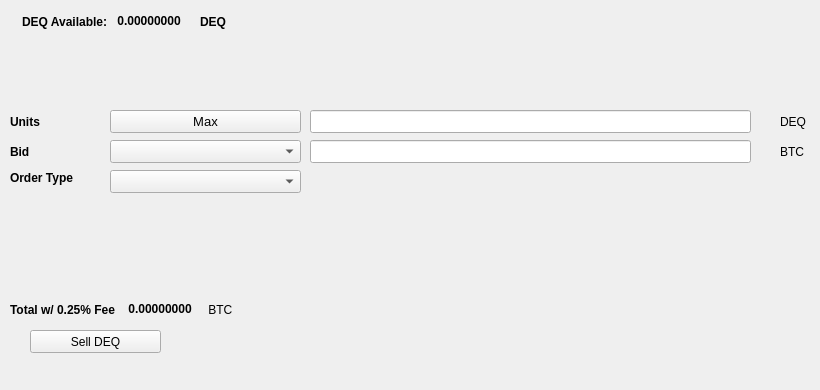
   <widget class="QWidget" name="SellTab">
    <attribute name="title">
     <string>Sell</string>
    </attribute>
    <widget class="QLabel" name="label_16">
     <property name="geometry">
      <rect>
       <x>780</x>
       <y>140</y>
       <width>31</width>
       <height>23</height>
      </rect>
     </property>
     <property name="text">
      <string>BTC</string>
     </property>
    </widget>
    <widget class="QComboBox" name="SellBidcomboBox">
     <property name="geometry">
      <rect>
       <x>110</x>
       <y>140</y>
       <width>191</width>
       <height>23</height>
      </rect>
     </property>
     <property name="font">
      <font>
       <pointsize>10</pointsize>
      </font>
     </property>
    </widget>
    <widget class="QLabel" name="label_18">
     <property name="geometry">
      <rect>
       <x>10</x>
       <y>110</y>
       <width>46</width>
       <height>23</height>
      </rect>
     </property>
     <property name="font">
      <font>
       <weight>75</weight>
       <bold>true</bold>
      </font>
     </property>
     <property name="text">
      <string>Units</string>
     </property>
    </widget>
    <widget class="QPushButton" name="Sell_Max_Amount">
     <property name="geometry">
      <rect>
       <x>110</x>
       <y>110</y>
       <width>191</width>
       <height>23</height>
      </rect>
     </property>
     <property name="font">
      <font>
       <pointsize>10</pointsize>
      </font>
     </property>
     <property name="text">
      <string>Max</string>
     </property>
    </widget>
    <widget class="QLabel" name="label_20">
     <property name="geometry">
      <rect>
       <x>10</x>
       <y>170</y>
       <width>91</width>
       <height>16</height>
      </rect>
     </property>
     <property name="font">
      <font>
       <weight>75</weight>
       <bold>true</bold>
      </font>
     </property>
     <property name="text">
      <string>Order Type</string>
     </property>
    </widget>
    <widget class="QComboBox" name="SellOrdertypeCombo">
     <property name="geometry">
      <rect>
       <x>110</x>
       <y>170</y>
       <width>191</width>
       <height>23</height>
      </rect>
     </property>
     <property name="font">
      <font>
       <pointsize>10</pointsize>
      </font>
     </property>
    </widget>
    <widget class="QLabel" name="label_21">
     <property name="geometry">
      <rect>
       <x>10</x>
       <y>140</y>
       <width>46</width>
       <height>23</height>
      </rect>
     </property>
     <property name="font">
      <font>
       <weight>75</weight>
       <bold>true</bold>
      </font>
     </property>
     <property name="text">
      <string>Bid</string>
     </property>
    </widget>
    <widget class="QLabel" name="label_22">
     <property name="geometry">
      <rect>
       <x>780</x>
       <y>110</y>
       <width>31</width>
       <height>23</height>
      </rect>
     </property>
     <property name="text">
      <string>DEQ</string>
     </property>
    </widget>
    <widget class="QLineEdit" name="UnitsInputDEQ">
     <property name="geometry">
      <rect>
       <x>310</x>
       <y>110</y>
       <width>441</width>
       <height>23</height>
      </rect>
     </property>
     <property name="font">
      <font>
       <pointsize>9</pointsize>
       <weight>75</weight>
       <bold>true</bold>
      </font>
     </property>
    </widget>
    <widget class="QLineEdit" name="SellBidPriceEdit">
     <property name="geometry">
      <rect>
       <x>310</x>
       <y>140</y>
       <width>441</width>
       <height>23</height>
      </rect>
     </property>
     <property name="font">
      <font>
       <pointsize>9</pointsize>
       <weight>75</weight>
       <bold>true</bold>
      </font>
     </property>
    </widget>
    <widget class="QPushButton" name="SellDEQBTN">
     <property name="geometry">
      <rect>
       <x>30</x>
       <y>330</y>
       <width>131</width>
       <height>23</height>
      </rect>
     </property>
     <property name="text">
      <string>Sell DEQ</string>
     </property>
     <property name="icon">
      <iconset resource="../dequant">
       <normaloff>:/icons/bitcoin</normaloff>:/icons/bitcoin</iconset>
     </property>
    </widget>
    <widget class="QWidget" name="layoutWidget3">
     <property name="geometry">
      <rect>
       <x>22</x>
       <y>12</y>
       <width>258</width>
       <height>19</height>
      </rect>
     </property>
     <layout class="QHBoxLayout" name="horizontalLayout">
      <item>
       <widget class="QLabel" name="label232_2">
        <property name="font">
         <font>
          <weight>75</weight>
          <bold>true</bold>
         </font>
        </property>
        <property name="text">
         <string>DEQ Available:</string>
        </property>
       </widget>
      </item>
      <item>
       <widget class="QLabel" name="DEQAvailableLabel">
        <property name="palette">
         <palette>
          <active>
           <colorrole role="WindowText">
            <brush brushstyle="SolidPattern">
             <color alpha="255">
              <red>0</red>
              <green>0</green>
              <blue>0</blue>
             </color>
            </brush>
           </colorrole>
           <colorrole role="Button">
            <brush brushstyle="SolidPattern">
             <color alpha="255">
              <red>0</red>
              <green>170</green>
              <blue>0</blue>
             </color>
            </brush>
           </colorrole>
           <colorrole role="Light">
            <brush brushstyle="SolidPattern">
             <color alpha="255">
              <red>0</red>
              <green>255</green>
              <blue>0</blue>
             </color>
            </brush>
           </colorrole>
           <colorrole role="Midlight">
            <brush brushstyle="SolidPattern">
             <color alpha="255">
              <red>0</red>
              <green>212</green>
              <blue>0</blue>
             </color>
            </brush>
           </colorrole>
           <colorrole role="Dark">
            <brush brushstyle="SolidPattern">
             <color alpha="255">
              <red>0</red>
              <green>85</green>
              <blue>0</blue>
             </color>
            </brush>
           </colorrole>
           <colorrole role="Mid">
            <brush brushstyle="SolidPattern">
             <color alpha="255">
              <red>0</red>
              <green>113</green>
              <blue>0</blue>
             </color>
            </brush>
           </colorrole>
           <colorrole role="Text">
            <brush brushstyle="SolidPattern">
             <color alpha="255">
              <red>0</red>
              <green>170</green>
              <blue>0</blue>
             </color>
            </brush>
           </colorrole>
           <colorrole role="BrightText">
            <brush brushstyle="SolidPattern">
             <color alpha="255">
              <red>255</red>
              <green>255</green>
              <blue>255</blue>
             </color>
            </brush>
           </colorrole>
           <colorrole role="ButtonText">
            <brush brushstyle="SolidPattern">
             <color alpha="255">
              <red>0</red>
              <green>0</green>
              <blue>0</blue>
             </color>
            </brush>
           </colorrole>
           <colorrole role="Base">
            <brush brushstyle="SolidPattern">
             <color alpha="255">
              <red>255</red>
              <green>255</green>
              <blue>255</blue>
             </color>
            </brush>
           </colorrole>
           <colorrole role="Window">
            <brush brushstyle="SolidPattern">
             <color alpha="255">
              <red>0</red>
              <green>170</green>
              <blue>0</blue>
             </color>
            </brush>
           </colorrole>
           <colorrole role="Shadow">
            <brush brushstyle="SolidPattern">
             <color alpha="255">
              <red>0</red>
              <green>0</green>
              <blue>0</blue>
             </color>
            </brush>
           </colorrole>
           <colorrole role="AlternateBase">
            <brush brushstyle="SolidPattern">
             <color alpha="255">
              <red>127</red>
              <green>212</green>
              <blue>127</blue>
             </color>
            </brush>
           </colorrole>
           <colorrole role="ToolTipBase">
            <brush brushstyle="SolidPattern">
             <color alpha="255">
              <red>255</red>
              <green>255</green>
              <blue>220</blue>
             </color>
            </brush>
           </colorrole>
           <colorrole role="ToolTipText">
            <brush brushstyle="SolidPattern">
             <color alpha="255">
              <red>0</red>
              <green>0</green>
              <blue>0</blue>
             </color>
            </brush>
           </colorrole>
          </active>
          <inactive>
           <colorrole role="WindowText">
            <brush brushstyle="SolidPattern">
             <color alpha="255">
              <red>0</red>
              <green>0</green>
              <blue>0</blue>
             </color>
            </brush>
           </colorrole>
           <colorrole role="Button">
            <brush brushstyle="SolidPattern">
             <color alpha="255">
              <red>0</red>
              <green>170</green>
              <blue>0</blue>
             </color>
            </brush>
           </colorrole>
           <colorrole role="Light">
            <brush brushstyle="SolidPattern">
             <color alpha="255">
              <red>0</red>
              <green>255</green>
              <blue>0</blue>
             </color>
            </brush>
           </colorrole>
           <colorrole role="Midlight">
            <brush brushstyle="SolidPattern">
             <color alpha="255">
              <red>0</red>
              <green>212</green>
              <blue>0</blue>
             </color>
            </brush>
           </colorrole>
           <colorrole role="Dark">
            <brush brushstyle="SolidPattern">
             <color alpha="255">
              <red>0</red>
              <green>85</green>
              <blue>0</blue>
             </color>
            </brush>
           </colorrole>
           <colorrole role="Mid">
            <brush brushstyle="SolidPattern">
             <color alpha="255">
              <red>0</red>
              <green>113</green>
              <blue>0</blue>
             </color>
            </brush>
           </colorrole>
           <colorrole role="Text">
            <brush brushstyle="SolidPattern">
             <color alpha="255">
              <red>0</red>
              <green>170</green>
              <blue>0</blue>
             </color>
            </brush>
           </colorrole>
           <colorrole role="BrightText">
            <brush brushstyle="SolidPattern">
             <color alpha="255">
              <red>255</red>
              <green>255</green>
              <blue>255</blue>
             </color>
            </brush>
           </colorrole>
           <colorrole role="ButtonText">
            <brush brushstyle="SolidPattern">
             <color alpha="255">
              <red>0</red>
              <green>0</green>
              <blue>0</blue>
             </color>
            </brush>
           </colorrole>
           <colorrole role="Base">
            <brush brushstyle="SolidPattern">
             <color alpha="255">
              <red>255</red>
              <green>255</green>
              <blue>255</blue>
             </color>
            </brush>
           </colorrole>
           <colorrole role="Window">
            <brush brushstyle="SolidPattern">
             <color alpha="255">
              <red>0</red>
              <green>170</green>
              <blue>0</blue>
             </color>
            </brush>
           </colorrole>
           <colorrole role="Shadow">
            <brush brushstyle="SolidPattern">
             <color alpha="255">
              <red>0</red>
              <green>0</green>
              <blue>0</blue>
             </color>
            </brush>
           </colorrole>
           <colorrole role="AlternateBase">
            <brush brushstyle="SolidPattern">
             <color alpha="255">
              <red>127</red>
              <green>212</green>
              <blue>127</blue>
             </color>
            </brush>
           </colorrole>
           <colorrole role="ToolTipBase">
            <brush brushstyle="SolidPattern">
             <color alpha="255">
              <red>255</red>
              <green>255</green>
              <blue>220</blue>
             </color>
            </brush>
           </colorrole>
           <colorrole role="ToolTipText">
            <brush brushstyle="SolidPattern">
             <color alpha="255">
              <red>0</red>
              <green>0</green>
              <blue>0</blue>
             </color>
            </brush>
           </colorrole>
          </inactive>
          <disabled>
           <colorrole role="WindowText">
            <brush brushstyle="SolidPattern">
             <color alpha="255">
              <red>0</red>
              <green>85</green>
              <blue>0</blue>
             </color>
            </brush>
           </colorrole>
           <colorrole role="Button">
            <brush brushstyle="SolidPattern">
             <color alpha="255">
              <red>0</red>
              <green>170</green>
              <blue>0</blue>
             </color>
            </brush>
           </colorrole>
           <colorrole role="Light">
            <brush brushstyle="SolidPattern">
             <color alpha="255">
              <red>0</red>
              <green>255</green>
              <blue>0</blue>
             </color>
            </brush>
           </colorrole>
           <colorrole role="Midlight">
            <brush brushstyle="SolidPattern">
             <color alpha="255">
              <red>0</red>
              <green>212</green>
              <blue>0</blue>
             </color>
            </brush>
           </colorrole>
           <colorrole role="Dark">
            <brush brushstyle="SolidPattern">
             <color alpha="255">
              <red>0</red>
              <green>85</green>
              <blue>0</blue>
             </color>
            </brush>
           </colorrole>
           <colorrole role="Mid">
            <brush brushstyle="SolidPattern">
             <color alpha="255">
              <red>0</red>
              <green>113</green>
              <blue>0</blue>
             </color>
            </brush>
           </colorrole>
           <colorrole role="Text">
            <brush brushstyle="SolidPattern">
             <color alpha="255">
              <red>0</red>
              <green>85</green>
              <blue>0</blue>
             </color>
            </brush>
           </colorrole>
           <colorrole role="BrightText">
            <brush brushstyle="SolidPattern">
             <color alpha="255">
              <red>255</red>
              <green>255</green>
              <blue>255</blue>
             </color>
            </brush>
           </colorrole>
           <colorrole role="ButtonText">
            <brush brushstyle="SolidPattern">
             <color alpha="255">
              <red>0</red>
              <green>85</green>
              <blue>0</blue>
             </color>
            </brush>
           </colorrole>
           <colorrole role="Base">
            <brush brushstyle="SolidPattern">
             <color alpha="255">
              <red>0</red>
              <green>170</green>
              <blue>0</blue>
             </color>
            </brush>
           </colorrole>
           <colorrole role="Window">
            <brush brushstyle="SolidPattern">
             <color alpha="255">
              <red>0</red>
              <green>170</green>
              <blue>0</blue>
             </color>
            </brush>
           </colorrole>
           <colorrole role="Shadow">
            <brush brushstyle="SolidPattern">
             <color alpha="255">
              <red>0</red>
              <green>0</green>
              <blue>0</blue>
             </color>
            </brush>
           </colorrole>
           <colorrole role="AlternateBase">
            <brush brushstyle="SolidPattern">
             <color alpha="255">
              <red>0</red>
              <green>170</green>
              <blue>0</blue>
             </color>
            </brush>
           </colorrole>
           <colorrole role="ToolTipBase">
            <brush brushstyle="SolidPattern">
             <color alpha="255">
              <red>255</red>
              <green>255</green>
              <blue>220</blue>
             </color>
            </brush>
           </colorrole>
           <colorrole role="ToolTipText">
            <brush brushstyle="SolidPattern">
             <color alpha="255">
              <red>0</red>
              <green>0</green>
              <blue>0</blue>
             </color>
            </brush>
           </colorrole>
          </disabled>
         </palette>
        </property>
        <property name="font">
         <font>
          <weight>75</weight>
          <bold>true</bold>
         </font>
        </property>
        <property name="text">
         <string> 0.00000000 </string>
        </property>
        <property name="textInteractionFlags">
         <set>Qt::LinksAccessibleByMouse|Qt::TextSelectableByKeyboard|Qt::TextSelectableByMouse</set>
        </property>
       </widget>
      </item>
      <item>
       <widget class="QLabel" name="labelDEQ">
        <property name="font">
         <font>
          <weight>75</weight>
          <bold>true</bold>
         </font>
        </property>
        <property name="text">
         <string>DEQ</string>
        </property>
       </widget>
      </item>
     </layout>
    </widget>
    <widget class="QWidget" name="layoutWidget">
     <property name="geometry">
      <rect>
       <x>10</x>
       <y>300</y>
       <width>268</width>
       <height>19</height>
      </rect>
     </property>
     <layout class="QHBoxLayout" name="horizontalLayout_2">
      <item>
       <widget class="QLabel" name="label_19">
        <property name="font">
         <font>
          <weight>75</weight>
          <bold>true</bold>
         </font>
        </property>
        <property name="text">
         <string>Total w/ 0.25% Fee </string>
        </property>
       </widget>
      </item>
      <item>
       <widget class="QLabel" name="SellCostLabel">
        <property name="palette">
         <palette>
          <active>
           <colorrole role="WindowText">
            <brush brushstyle="SolidPattern">
             <color alpha="255">
              <red>0</red>
              <green>0</green>
              <blue>0</blue>
             </color>
            </brush>
           </colorrole>
           <colorrole role="Button">
            <brush brushstyle="SolidPattern">
             <color alpha="255">
              <red>0</red>
              <green>170</green>
              <blue>0</blue>
             </color>
            </brush>
           </colorrole>
           <colorrole role="Light">
            <brush brushstyle="SolidPattern">
             <color alpha="255">
              <red>0</red>
              <green>255</green>
              <blue>0</blue>
             </color>
            </brush>
           </colorrole>
           <colorrole role="Midlight">
            <brush brushstyle="SolidPattern">
             <color alpha="255">
              <red>0</red>
              <green>212</green>
              <blue>0</blue>
             </color>
            </brush>
           </colorrole>
           <colorrole role="Dark">
            <brush brushstyle="SolidPattern">
             <color alpha="255">
              <red>0</red>
              <green>85</green>
              <blue>0</blue>
             </color>
            </brush>
           </colorrole>
           <colorrole role="Mid">
            <brush brushstyle="SolidPattern">
             <color alpha="255">
              <red>0</red>
              <green>113</green>
              <blue>0</blue>
             </color>
            </brush>
           </colorrole>
           <colorrole role="Text">
            <brush brushstyle="SolidPattern">
             <color alpha="255">
              <red>0</red>
              <green>170</green>
              <blue>0</blue>
             </color>
            </brush>
           </colorrole>
           <colorrole role="BrightText">
            <brush brushstyle="SolidPattern">
             <color alpha="255">
              <red>255</red>
              <green>255</green>
              <blue>255</blue>
             </color>
            </brush>
           </colorrole>
           <colorrole role="ButtonText">
            <brush brushstyle="SolidPattern">
             <color alpha="255">
              <red>0</red>
              <green>0</green>
              <blue>0</blue>
             </color>
            </brush>
           </colorrole>
           <colorrole role="Base">
            <brush brushstyle="SolidPattern">
             <color alpha="255">
              <red>255</red>
              <green>255</green>
              <blue>255</blue>
             </color>
            </brush>
           </colorrole>
           <colorrole role="Window">
            <brush brushstyle="SolidPattern">
             <color alpha="255">
              <red>0</red>
              <green>170</green>
              <blue>0</blue>
             </color>
            </brush>
           </colorrole>
           <colorrole role="Shadow">
            <brush brushstyle="SolidPattern">
             <color alpha="255">
              <red>0</red>
              <green>0</green>
              <blue>0</blue>
             </color>
            </brush>
           </colorrole>
           <colorrole role="AlternateBase">
            <brush brushstyle="SolidPattern">
             <color alpha="255">
              <red>127</red>
              <green>212</green>
              <blue>127</blue>
             </color>
            </brush>
           </colorrole>
           <colorrole role="ToolTipBase">
            <brush brushstyle="SolidPattern">
             <color alpha="255">
              <red>255</red>
              <green>255</green>
              <blue>220</blue>
             </color>
            </brush>
           </colorrole>
           <colorrole role="ToolTipText">
            <brush brushstyle="SolidPattern">
             <color alpha="255">
              <red>0</red>
              <green>0</green>
              <blue>0</blue>
             </color>
            </brush>
           </colorrole>
          </active>
          <inactive>
           <colorrole role="WindowText">
            <brush brushstyle="SolidPattern">
             <color alpha="255">
              <red>0</red>
              <green>0</green>
              <blue>0</blue>
             </color>
            </brush>
           </colorrole>
           <colorrole role="Button">
            <brush brushstyle="SolidPattern">
             <color alpha="255">
              <red>0</red>
              <green>170</green>
              <blue>0</blue>
             </color>
            </brush>
           </colorrole>
           <colorrole role="Light">
            <brush brushstyle="SolidPattern">
             <color alpha="255">
              <red>0</red>
              <green>255</green>
              <blue>0</blue>
             </color>
            </brush>
           </colorrole>
           <colorrole role="Midlight">
            <brush brushstyle="SolidPattern">
             <color alpha="255">
              <red>0</red>
              <green>212</green>
              <blue>0</blue>
             </color>
            </brush>
           </colorrole>
           <colorrole role="Dark">
            <brush brushstyle="SolidPattern">
             <color alpha="255">
              <red>0</red>
              <green>85</green>
              <blue>0</blue>
             </color>
            </brush>
           </colorrole>
           <colorrole role="Mid">
            <brush brushstyle="SolidPattern">
             <color alpha="255">
              <red>0</red>
              <green>113</green>
              <blue>0</blue>
             </color>
            </brush>
           </colorrole>
           <colorrole role="Text">
            <brush brushstyle="SolidPattern">
             <color alpha="255">
              <red>0</red>
              <green>170</green>
              <blue>0</blue>
             </color>
            </brush>
           </colorrole>
           <colorrole role="BrightText">
            <brush brushstyle="SolidPattern">
             <color alpha="255">
              <red>255</red>
              <green>255</green>
              <blue>255</blue>
             </color>
            </brush>
           </colorrole>
           <colorrole role="ButtonText">
            <brush brushstyle="SolidPattern">
             <color alpha="255">
              <red>0</red>
              <green>0</green>
              <blue>0</blue>
             </color>
            </brush>
           </colorrole>
           <colorrole role="Base">
            <brush brushstyle="SolidPattern">
             <color alpha="255">
              <red>255</red>
              <green>255</green>
              <blue>255</blue>
             </color>
            </brush>
           </colorrole>
           <colorrole role="Window">
            <brush brushstyle="SolidPattern">
             <color alpha="255">
              <red>0</red>
              <green>170</green>
              <blue>0</blue>
             </color>
            </brush>
           </colorrole>
           <colorrole role="Shadow">
            <brush brushstyle="SolidPattern">
             <color alpha="255">
              <red>0</red>
              <green>0</green>
              <blue>0</blue>
             </color>
            </brush>
           </colorrole>
           <colorrole role="AlternateBase">
            <brush brushstyle="SolidPattern">
             <color alpha="255">
              <red>127</red>
              <green>212</green>
              <blue>127</blue>
             </color>
            </brush>
           </colorrole>
           <colorrole role="ToolTipBase">
            <brush brushstyle="SolidPattern">
             <color alpha="255">
              <red>255</red>
              <green>255</green>
              <blue>220</blue>
             </color>
            </brush>
           </colorrole>
           <colorrole role="ToolTipText">
            <brush brushstyle="SolidPattern">
             <color alpha="255">
              <red>0</red>
              <green>0</green>
              <blue>0</blue>
             </color>
            </brush>
           </colorrole>
          </inactive>
          <disabled>
           <colorrole role="WindowText">
            <brush brushstyle="SolidPattern">
             <color alpha="255">
              <red>0</red>
              <green>85</green>
              <blue>0</blue>
             </color>
            </brush>
           </colorrole>
           <colorrole role="Button">
            <brush brushstyle="SolidPattern">
             <color alpha="255">
              <red>0</red>
              <green>170</green>
              <blue>0</blue>
             </color>
            </brush>
           </colorrole>
           <colorrole role="Light">
            <brush brushstyle="SolidPattern">
             <color alpha="255">
              <red>0</red>
              <green>255</green>
              <blue>0</blue>
             </color>
            </brush>
           </colorrole>
           <colorrole role="Midlight">
            <brush brushstyle="SolidPattern">
             <color alpha="255">
              <red>0</red>
              <green>212</green>
              <blue>0</blue>
             </color>
            </brush>
           </colorrole>
           <colorrole role="Dark">
            <brush brushstyle="SolidPattern">
             <color alpha="255">
              <red>0</red>
              <green>85</green>
              <blue>0</blue>
             </color>
            </brush>
           </colorrole>
           <colorrole role="Mid">
            <brush brushstyle="SolidPattern">
             <color alpha="255">
              <red>0</red>
              <green>113</green>
              <blue>0</blue>
             </color>
            </brush>
           </colorrole>
           <colorrole role="Text">
            <brush brushstyle="SolidPattern">
             <color alpha="255">
              <red>0</red>
              <green>85</green>
              <blue>0</blue>
             </color>
            </brush>
           </colorrole>
           <colorrole role="BrightText">
            <brush brushstyle="SolidPattern">
             <color alpha="255">
              <red>255</red>
              <green>255</green>
              <blue>255</blue>
             </color>
            </brush>
           </colorrole>
           <colorrole role="ButtonText">
            <brush brushstyle="SolidPattern">
             <color alpha="255">
              <red>0</red>
              <green>85</green>
              <blue>0</blue>
             </color>
            </brush>
           </colorrole>
           <colorrole role="Base">
            <brush brushstyle="SolidPattern">
             <color alpha="255">
              <red>0</red>
              <green>170</green>
              <blue>0</blue>
             </color>
            </brush>
           </colorrole>
           <colorrole role="Window">
            <brush brushstyle="SolidPattern">
             <color alpha="255">
              <red>0</red>
              <green>170</green>
              <blue>0</blue>
             </color>
            </brush>
           </colorrole>
           <colorrole role="Shadow">
            <brush brushstyle="SolidPattern">
             <color alpha="255">
              <red>0</red>
              <green>0</green>
              <blue>0</blue>
             </color>
            </brush>
           </colorrole>
           <colorrole role="AlternateBase">
            <brush brushstyle="SolidPattern">
             <color alpha="255">
              <red>0</red>
              <green>170</green>
              <blue>0</blue>
             </color>
            </brush>
           </colorrole>
           <colorrole role="ToolTipBase">
            <brush brushstyle="SolidPattern">
             <color alpha="255">
              <red>255</red>
              <green>255</green>
              <blue>220</blue>
             </color>
            </brush>
           </colorrole>
           <colorrole role="ToolTipText">
            <brush brushstyle="SolidPattern">
             <color alpha="255">
              <red>0</red>
              <green>0</green>
              <blue>0</blue>
             </color>
            </brush>
           </colorrole>
          </disabled>
         </palette>
        </property>
        <property name="font">
         <font>
          <weight>75</weight>
          <bold>true</bold>
         </font>
        </property>
        <property name="autoFillBackground">
         <bool>false</bool>
        </property>
        <property name="text">
         <string> 0.00000000</string>
        </property>
        <property name="textInteractionFlags">
         <set>Qt::LinksAccessibleByMouse|Qt::TextSelectableByMouse</set>
        </property>
       </widget>
      </item>
      <item>
       <widget class="QLabel" name="label_17">
        <property name="font">
         <font>
          <weight>50</weight>
          <bold>false</bold>
         </font>
        </property>
        <property name="text">
         <string> BTC</string>
        </property>
       </widget>
      </item>
     </layout>
    </widget>
    <widget class="QLabel" name="label_23">
     <property name="geometry">
      <rect>
       <x>460</x>
       <y>300</y>
       <width>281</width>
       <height>81</height>
      </rect>
     </property>
     <property name="text">
      <string/>
     </property>
     <property name="pixmap">
      <pixmap>:/images/bittrex</pixmap>
     </property>
    </widget>
   </widget>
